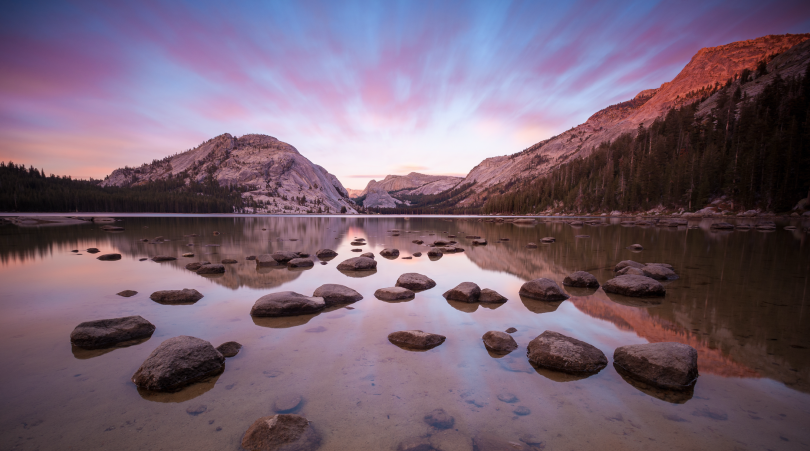
#> input picture test/test.png, 1620 x 902 px (shown at 1/2 size)
$ python compress_func.py
#> lines starting #> are read from the running program, lines starting #| are printed output that depends on the picture
from PIL import Image


def compress_image(img, ratio=0.5):
    """ compress a picture with `ratio' """
#> called with img = 'test.png', ratio = 0.5
    com_img = Image.open(img)
#> com_img is the input picture: PIL image 1620x902 RGBA; mean R, G, B, A 117.5, 97, 113.5, 255
    size = com_img.size[0]*ratio, com_img.size[1]*ratio
#> size = (810, 451)
    com_img.thumbnail(size)
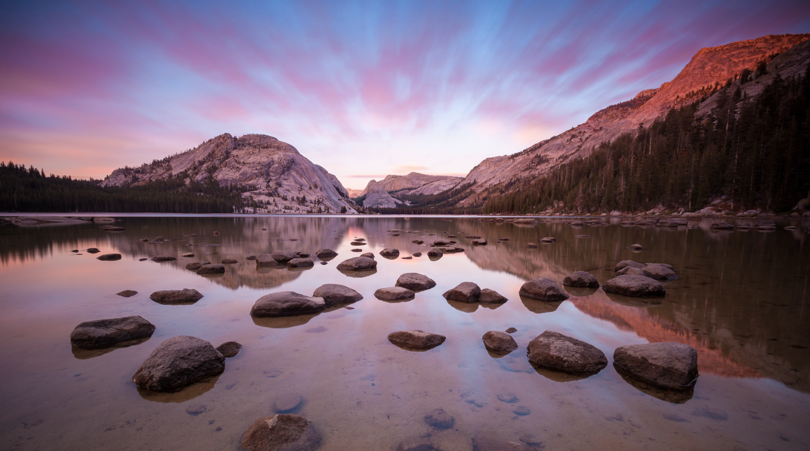
#> com_img: PIL image 810x451 RGBA; mean R, G, B, A 117.5, 97.1, 113.5, 255
    com_img.save(f'{ratio}_{img}', 'png')

compress_image('test.png')
